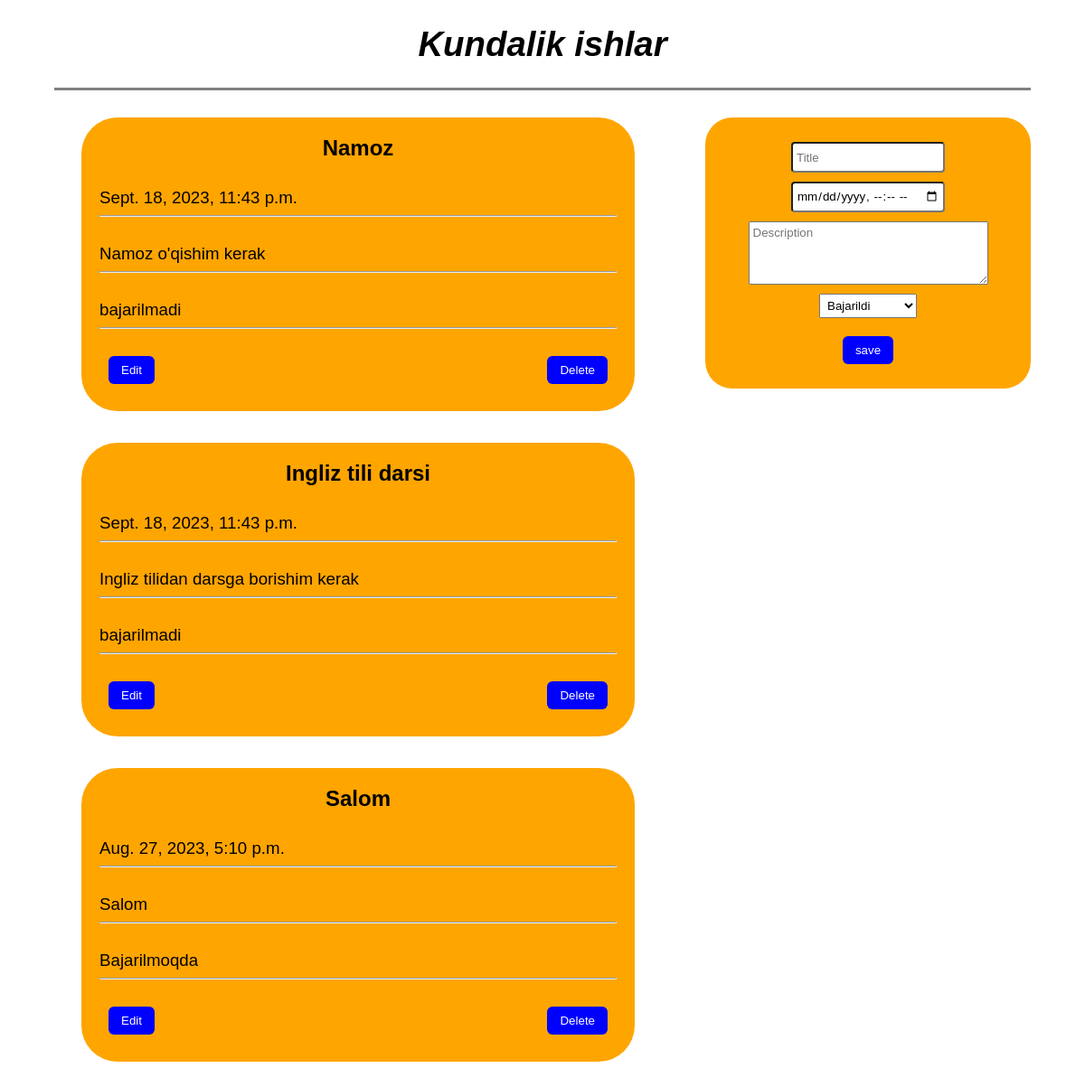
Before: / with the older database file.
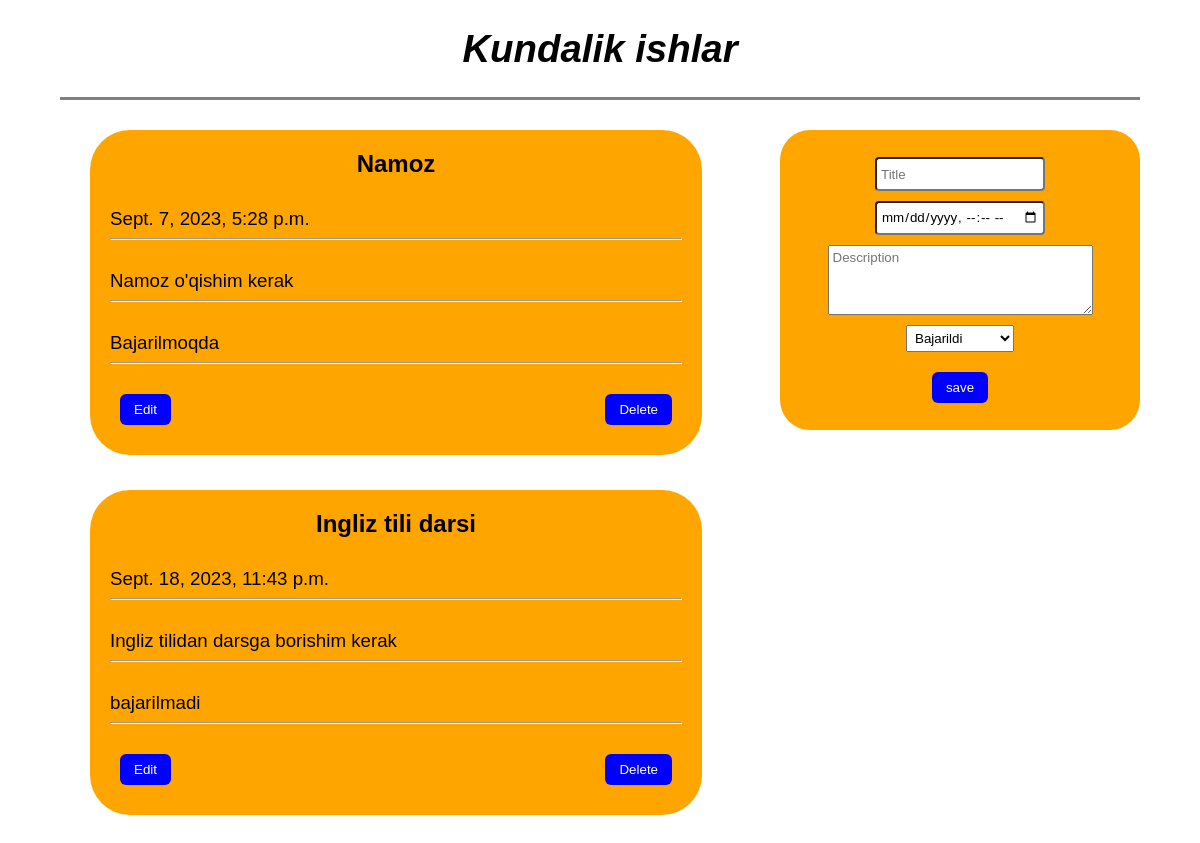
After: the same page with the newer database file.
### home/models.py (models this page shows, shortened)
class Todo(models.Model):
    STATUS = (
        ("bajarildi", "Bajarildi"),
        ("bajarilmadi", "Bajarilmadi"),
        ("bajarilmoqda", "Bajarilmoqda")
    )
    title = models.CharField(max_length=100)
    time = models.DateTimeField()
    docs = models.TextField()
    status = models.CharField(max_length=15, choices=STATUS)

### home/views.py (the view, shortened to what this page needs)
# urls.py: path("", home),
def home(request):
    context = {
        "todos": Todo.objects.all()
    }
    return render(request, "todo.html", context)

### templates/todo.html (shortened to what this page needs)
<!DOCTYPE html>
<html lang="en">
    <head>
    </head>
    <body>
        <div class="container">
            <div class="header">
                <h1><em>Kundalik ishlar</em></h1>
            </div>
            <div class="content">
                {% for todo in todos %}
                <div class="card">
                    <h2 class="title" align="center">{{todo.title}}</h2>
                    <div class="time"><h3>{{todo.time}}</h3></div>
                    <hr />
                    <div class="docs"><h3>{{todo.docs}}</h3></div>
                    <hr />
                    <div class="status"><h3>{{todo.status}}</h3></div>
                    <hr />
                    <div class="buttons">
                        <a href="/edit/{{todo.id}}/"><button class="edit_btn">Edit</button></a>
                        <a href="/delete/{{todo.id}}/"
                            ><button class="delete_btn">Delete</button></a
                        >
                    </div>
                </div>
                {% endfor %}
                <div class="form" style="position:absolute; left:65%;">
                    <form action="/" method="post">{% csrf_token %}
                        <input type="text" name="title" placeholder="Title" />
                        <input type="datetime-local" name="time" placeholder="Time" />
                        <textarea
                            name="docs"
                            cols="30"
                            rows="4 "
                            placeholder="Description"
                        ></textarea>
                        <select name="status">
                            <option value="bajarildi">Bajarildi</option>
                        </select>
                        <button class="submit" type="submit">save</button>
                    </form>
                </div>
            </div>
        </div>
    </body>
</html>

### templates/todo.html (style rules this page uses)
* { padding: 0; margin: 0; box-sizing: border-box; font-family: sans-serif; }
.container { width: 90vw; margin: 0 auto; }
.header { width: 100%; height: 100px; display: flex; justify-content: center; align-items: center; font-size: 1.2em; border-bottom: 3px solid grey; }
.content { width: 100%; padding: 30px; }
.card { padding: 20px; width: 60%; border-radius: 40px; background-color: orange; float: left; margin-bottom: 35px; }
.buttons { width: 100%; padding: 10px; padding-top: 30px; }
button { padding: 8px 14px; border: none; border-radius: 6px; background-color: blue; color: white; }
.delete_btn { float: right; }
.time, .docs, .status { padding-top: 30px; padding-bottom: 8px; }
.form { padding: 10px; width: 30%; height: 300px; background-color: orange; float: right; border-radius: 30px; }
form { width: 100%; height: 100%; display: flex; flex-direction: column; align-items: center; justify-content: center; }
input { width: 50%; height: 12%; margin-bottom: 10px; border-radius: 4px; padding: 4px; }
select { margin-top: 10px; padding: 4px; }
.submit { margin-top: 20px; }
textarea { padding: 4px; }
h3 { font-weight: 500; }

Changed rows visible on the page:
removed Todo: title "Salom", time "Aug. 27, 2023, 5:10 p.m.", docs "Salom", status "Bajarilmoqda"
changed Todo "Namoz": time "Sept. 18, 2023, 11:43 p.m." → "Sept. 7, 2023, 5:28 p.m."; status "bajarilmadi" → "Bajarilmoqda"
